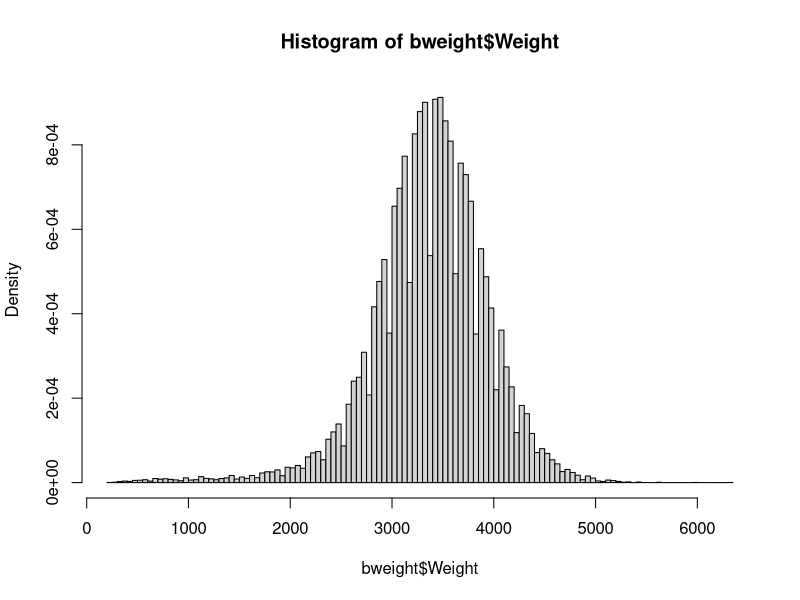
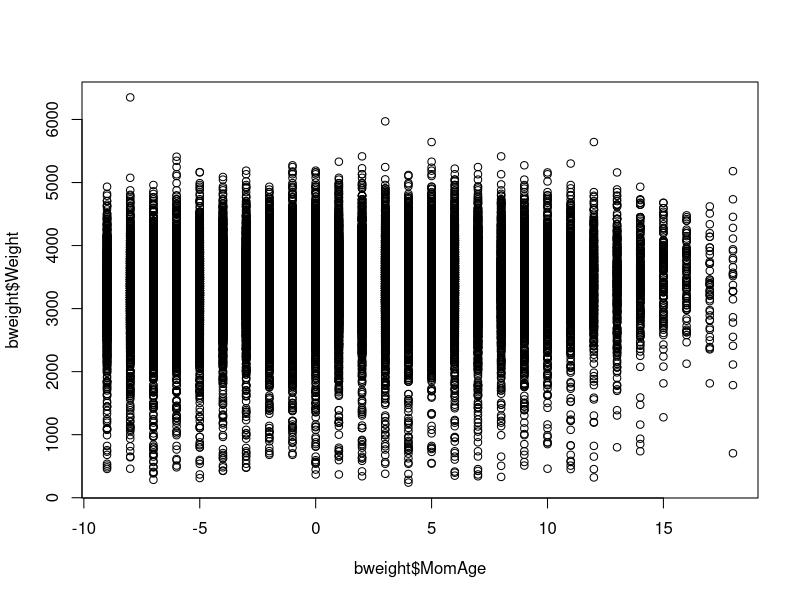
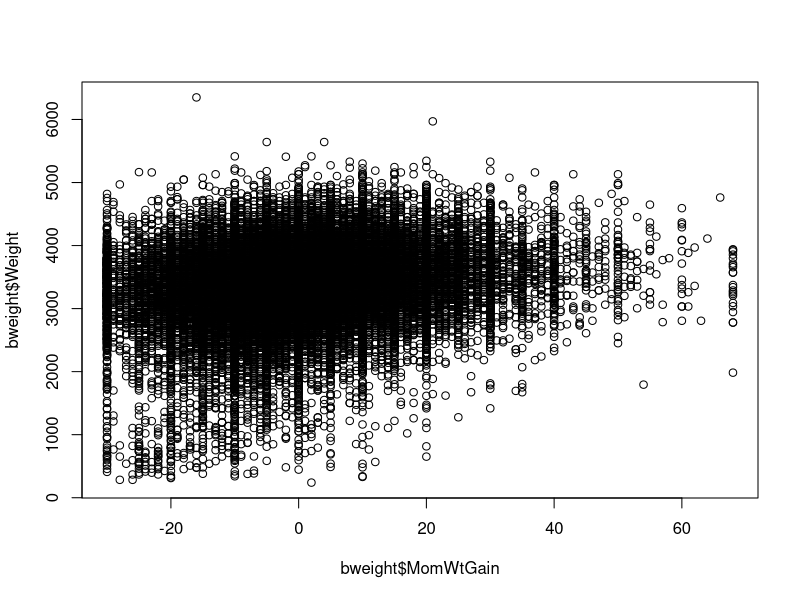
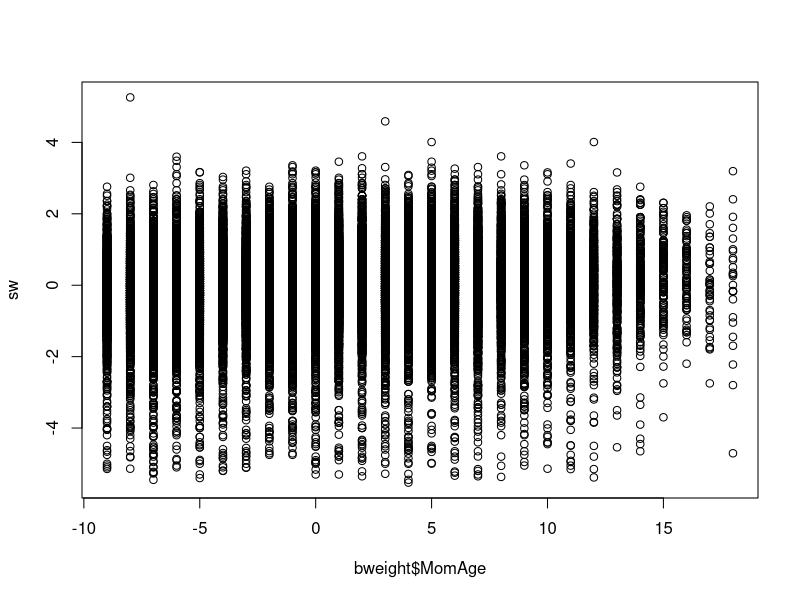
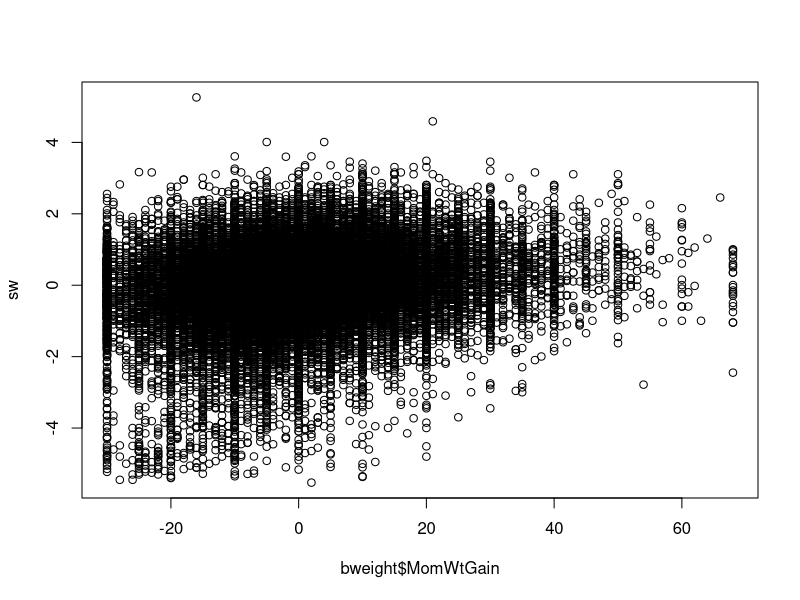
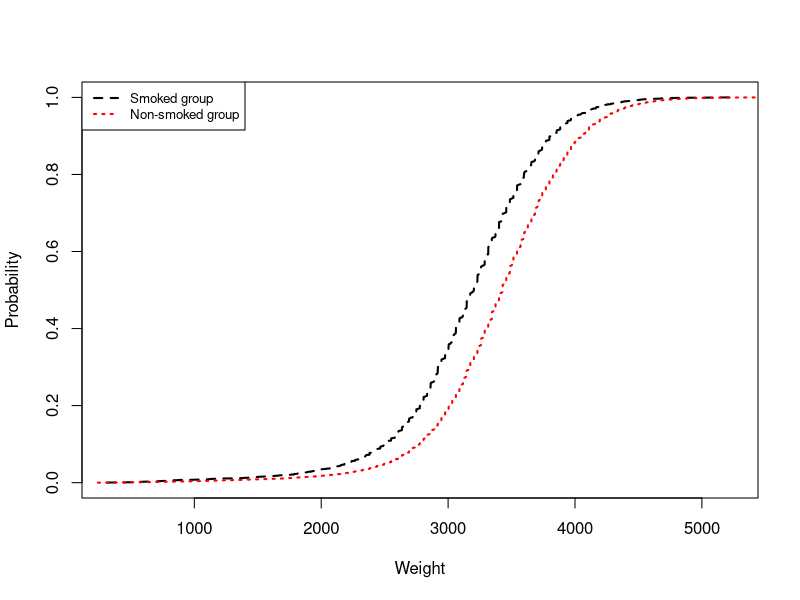

These figures' R source, in order: (Note: a time limit stopped this script after it produced the figures.)
bweight<-read.csv("bweight.csv",header=TRUE)

bweight2 = bweight[,names(bweight)!=c("CigsPerDay")]
data=bweight2
hist(bweight$Weight,breaks=100,prob=T)
mean(bweight$MomSmoke)

plot(bweight$MomAge,bweight$Weight)
plot(bweight$MomWtGain,bweight$Weight)
sw<-(bweight$Weight-mean(bweight$Weight))/sd(bweight$Weight)
plot(bweight$MomAge,sw)
plot(bweight$MomWtGain,sw)


a<-data$Weight[data$MomSmoke==1]
b<-data$Weight[data$MomSmoke==0]
fa<-ecdf(a)
fb<-ecdf(b)
ya<-fa(sort(a))
yb<-fb(sort(b))
plot(sort(a),ya,type="l",lty=2,lwd=2,xlab="Weight",ylab="Probability")
lines(sort(b),yb,type="l",lty=3,lwd=2,col="red")
legend("topleft",legend=c("Smoked group","Non-smoked group"),lty=c(2,3),lwd=c(2,2),col=c("black","red"),cex=0.8)

QTE_MR<-function(data,ToC=1,prob=0.5){
  
  data<-as.data.frame(data) #bweight2
  n<-dim(data)[1];n1<-sum(data$MomSmoke)
  n0<-n-n1
  if(ToC==1){
    m=n1
  }else{
    m=n0
  }
  Treat<-data$MomSmoke
  #PS models
  #logit link
  ps1<-glm(MomSmoke~Black+ Married+ Boy+ MomAge+ as.factor(MomEdLevel),
           data=data,family=binomial)
  ps2<-glm(MomSmoke~Black+ Married+ Boy+ MomAge+ as.factor(MomEdLevel)+
                    + I(MomAge^2), data=data,family=binomial)
  ps3<-glm(MomSmoke~Black+ Married+ Boy+ MomAge+ as.factor(MomEdLevel)+
             + I(MomAge^2)+ Black:MomAge+ Married:MomAge+ Boy:MomAge+ 
             as.factor(MomEdLevel):MomAge, data=data,family=binomial)

  #probit link
  ps4<-glm(MomSmoke~Black+ Married+ Boy+ MomAge+ as.factor(MomEdLevel),
           data=data,family=binomial(link = "probit"))
  ps5<-glm(MomSmoke~Black+ Married+ Boy+ MomAge+ as.factor(MomEdLevel)+
             + I(MomAge^2), data=data,family=binomial(link = "probit"))
  ps6<-glm(MomSmoke~Black+ Married+ Boy+ MomAge+ as.factor(MomEdLevel)+
             + I(MomAge^2)+ Black:MomAge+ Married:MomAge+ Boy:MomAge+ 
             as.factor(MomEdLevel):MomAge, data=data,family=binomial(link = "probit"))
  

  #cloglog link
  ps7<-glm(MomSmoke~Black+ Married+ Boy+ MomAge+ as.factor(MomEdLevel),
           data=data,family=binomial(link = "cloglog"))
  ps8<-glm(MomSmoke~Black+ Married+ Boy+ MomAge+ as.factor(MomEdLevel)+
             + I(MomAge^2), data=data,family=binomial(link = "cloglog"))
  ps9<-glm(MomSmoke~Black+ Married+ Boy+ MomAge+ as.factor(MomEdLevel)+
             + I(MomAge^2)+ Black:MomAge+ Married:MomAge+ Boy:MomAge+ 
             as.factor(MomEdLevel):MomAge, data=data,family=binomial(link = "cloglog"))
  
  #Outcome models
  lr1<-lm(Weight~Black+ Married+ Boy+ MomAge+ as.factor(MomEdLevel),
                 data=data[data$MomSmoke==ToC,])
  lr2<-lm(Weight~Black+ Married+ Boy+ MomAge+ as.factor(MomEdLevel)+
                + I(MomAge^2),data=data[data$MomSmoke==ToC,])
  lr3<-lm(Weight~Black+ Married+ Boy+ MomAge+ as.factor(MomEdLevel)+
            + I(MomAge^2)+ Black:MomAge+ Married:MomAge+ Boy:MomAge+ 
            as.factor(MomEdLevel):MomAge, data=data[data$MomSmoke==ToC,])
  
  beta1<-lr1$coefficients
  beta2<-lr2$coefficients
  beta3<-lr3$coefficients
  
  sig1<-sqrt(sum(lr1$residuals^2)/lr1$df.residual)
  sig2<-sqrt(sum(lr2$residuals^2)/lr2$df.residual)
  sig3<-sqrt(sum(lr3$residuals^2)/lr3$df.residual)
  
  model.X1<-model.matrix(~Black+ Married+ Boy+ MomAge+ as.factor(MomEdLevel),data=data)
  model.X2<-model.matrix(~Black+ Married+ Boy+ MomAge+ as.factor(MomEdLevel)+
                           + I(MomAge^2),data=data)
  model.X3<-model.matrix(~Black+ Married+ Boy+ MomAge+ as.factor(MomEdLevel)+
                           + I(MomAge^2)+ Black:MomAge+ Married:MomAge+ Boy:MomAge+ 
                           as.factor(MomEdLevel):MomAge,data=data)
  
  #outcome model1
  ocm1<-function(x){
    G<-pnorm((x-as.numeric(model.X1%*%beta1))/sig1)
    mean(G)-prob
  }
  #q0<-quantile(data$y[data$z==0],0.5)
  lb <- min(as.numeric(model.X1%*%beta1))+sig1*qnorm(prob)
  ub <- max(as.numeric(model.X1%*%beta1))+sig1*qnorm(prob)
  q_1<-uniroot(ocm1,interval=c(lb,ub))$root
  #uniroot(ocm1,interval=c(-10,15))$root
  #outcome model 2
  ocm2<-function(x){
    G<-pnorm((x-as.numeric(model.X2%*%beta2))/sig2)
    mean(G)-prob
  }
  #q0<-quantile(data$y[data$z==0],0.5)
  lb <- min(as.numeric(model.X2%*%beta2))+sig2*qnorm(prob)
  ub <- max(as.numeric(model.X2%*%beta2))+sig2*qnorm(prob)
  q_2<-uniroot(ocm2,interval=c(lb,ub))$root
  #outcome model3
  ocm3<-function(x){
    G<-pnorm((x-as.numeric(model.X3%*%beta3))/sig3)
    mean(G)-prob
  }
  #q0<-quantile(data$y[data$z==0],0.5)
  lb <- min(as.numeric(model.X3%*%beta3))+sig3*qnorm(prob)
  ub <- max(as.numeric(model.X3%*%beta3))+sig3*qnorm(prob)
  q_3<-uniroot(ocm3,interval=c(lb,ub))$root
  #uniroot(ocm3,interval=c(-10,15))$root
  

  
  G1.i<-ps1$fitted.values
  mG1<-sum(G1.i)/n
  G2.i<-ps2$fitted.values
  mG2<-sum(G2.i)/n
  G3.i<-ps3$fitted.values
  mG3<-sum(G3.i)/n
  
  G4.i<-ps4$fitted.values
  mG4<-sum(G4.i)/n
  G5.i<-ps5$fitted.values
  mG5<-sum(G5.i)/n
  G6.i<-ps6$fitted.values
  mG6<-sum(G6.i)/n
  
  G7.i<-ps7$fitted.values
  mG7<-sum(G7.i)/n
  G8.i<-ps8$fitted.values
  mG8<-sum(G8.i)/n
  G9.i<-ps9$fitted.values
  mG9<-sum(G9.i)/n

  
  G10.i<-pnorm((q_1-as.numeric(model.X1%*%beta1))/sig1)
  mG10<-sum(G10.i)/n
  G11.i<-pnorm((q_2-as.numeric(model.X2%*%beta2))/sig2)
  mG11<-sum(G11.i)/n
  G12.i<-pnorm((q_3-as.numeric(model.X3%*%beta3))/sig3)
  mG12<-sum(G12.i)/n
  
  ########################################MR with all models
  LG_all<-function(r){
    
    -sum( log( 1+r[1]*(mG1-G1.i[Treat==ToC])+r[2]*(mG2-G2.i[Treat==ToC])+r[3]*(mG3-G3.i[Treat==ToC])
                +r[4]*(mG4-G4.i[Treat==ToC])+r[5]*(mG5-G5.i[Treat==ToC])+r[6]*(mG6-G6.i[Treat==ToC])
                +r[7]*(mG7-G7.i[Treat==ToC])+r[8]*(mG8-G8.i[Treat==ToC])+r[9]*(mG9-G9.i[Treat==ToC])
                +r[10]*(mG10-G10.i[Treat==ToC])+r[11]*(mG11-G11.i[Treat==ToC])+r[12]*(mG12-G12.i[Treat==ToC])) ) 
  }
  #opt_1111<-optim(c(0,0,0,0), LG_1111,control=list("maxit"=100,"trace"=FALSE), method="BFGS")
  constr<-cbind(mG1-G1.i[Treat==ToC],mG2-G2.i[Treat==ToC],mG3-G3.i[Treat==ToC],mG4-G4.i[Treat==ToC],
                 mG5-G5.i[Treat==ToC],mG6-G6.i[Treat==ToC],mG7-G7.i[Treat==ToC],mG8-G8.i[Treat==ToC],
                 mG9-G9.i[Treat==ToC],mG10-G10.i[Treat==ToC],mG11-G11.i[Treat==ToC],mG12-G12.i[Treat==ToC])
  opt_all<-constrOptim(rep(0,12), LG_all,grad=NULL,ui=constr,ci=rep(-1,m),control=list("maxit"=100,"trace"=FALSE))
  r<-opt_all$par
  
  w<-1/(1+r[1]*(mG1-G1.i[Treat==ToC])+r[2]*(mG2-G2.i[Treat==ToC])+r[3]*(mG3-G3.i[Treat==ToC])
         +r[4]*(mG4-G4.i[Treat==ToC])+r[5]*(mG5-G5.i[Treat==ToC])+r[6]*(mG6-G6.i[Treat==ToC])
         +r[7]*(mG7-G7.i[Treat==ToC])+r[8]*(mG8-G8.i[Treat==ToC])+r[9]*(mG9-G9.i[Treat==ToC])
         +r[10]*(mG10-G10.i[Treat==ToC])+r[11]*(mG11-G11.i[Treat==ToC])+r[12]*(mG12-G12.i[Treat==ToC]))/m
  w<-w/sum(w)
  #Our method
  q_w<-wtd.quantile(data$Weight[data$MomSmoke==ToC],weights=w,prob)

  return(q_w)
  
}

bsc <- function (t, t0, itmax=100) {
  lo <- 1
  hi <- length(t)
  mid <- .5*(lo+hi)
  mid.lo <- floor(mid)
  mid.hi <- ceiling(mid)
  t.mid.lo <- t[mid.lo]
  t.mid.hi <- t[mid.hi]
  it <- 0
  while ((it<itmax)&((t.mid.lo>=t0)|(t.mid.hi<t0))) {
    if (t.mid.lo>=t0) hi <- mid.lo else lo <- mid.hi
    mid <- .5*(lo+hi)
    mid.lo <- floor(mid)
    mid.hi <- ceiling(mid)
    t.mid.lo <- t[mid.lo]
    t.mid.hi <- t[mid.hi]
    it <- it+1
  }
  mid.hi
}

# weighted quantiles
wtd.quantile <- function (y, weights, probs, normwt=TRUE) {
  od <- order(y)
  yo <- y[od]
  wo <- weights[od]
  if (normwt) wo <- wo/sum(wo)
  n <- length(wo)
  wos <- wo
  for (i in 2:n) wos[i] <- wos[i-1]+wo[i]
  np <- length(probs)
  res <- numeric(np)
  for (k in 1:np) {
    p <- probs[k]
    i.k <- bsc(wos,p)
    res[k] <- yo[i.k]
  }
  res
}

inwei<-function(ps,A,ATT=FALSE){
  w<-rep(NA,length(ps))
  if(!ATT){
    w[A==1]<-c(1/ps)[A==1]
    w[A==0]<-c(1/(1-ps))[A==0]
  }else{
    w[A==1]<-1
    w[A==0]<-c(ps/(1-ps))[A==0]
  }
  return(w)
}

p = seq(0.05,0.95,by=0.05)
qte<-numeric(length(p))
for (i in 1:length(p)){
 q1<-QTE_MR(data=bweight2,ToC=1,prob=p[i])
 q0<-QTE_MR(data=bweight2,ToC=0,prob=p[i])
  qte[i] = q1-q0
    
}

save(dr1,dr2,dr3,qte,file="other_quantiles.Rdata")

n<-dim(bweight2)[1]
QTE_boot<-function(id,x,prob=0.5,ToC){
  x<-x[id,]
  rownames(x)=NULL
  out<-QTE_MR(data=x,ToC=ToC,prob=prob)
  return(out)
}

set.seed(827)
ID<-sample(1:n,500*n,replace=TRUE)
ID<-matrix(ID,500,n)


library(parallel)
cl<-makeCluster(detectCores())
clusterExport(cl,c("QTE_MR","constrOptim","inwei","glm","wtd.quantile","bsc","uniroot","QTE_boot"))
system.time(QTE_q1<-parApply(cl,ID,1,QTE_boot,bweight2,prob=0.5,ToC=1))
system.time(QTE_q0<-parApply(cl,ID,1,QTE_boot,bweight2,prob=0.5,ToC=0))
QTE<-QTE_q1-QTE_q0
save(QTE,QTE_q1,QTE_q0,file="QTE_0.5.Rdata")

q<-matrix(0,19,500)
QTE_q1<-q
QTE_q0<-q
for (i in 1:length(p)){
 QTE_q1[i,]<-parApply(cl,ID,1,QTE_boot,bweight2,prob=p[i],ToC=1)
 QTE_q0[i,]<-parApply(cl,ID,1,QTE_boot,bweight2,prob=p[i],ToC=0)
 q[i,]<-QTE_q1[i,]-QTE_q0[i,]
 if(i%%5==0){print(i)}
}
save(q,QTE_q1,QTE_q0,file="QTE_allp.Rdata")


system.time(QTE_q1<-parApply(cl,ID,1,QTE_boot,bweight2,prob=0.25,ToC=1))
system.time(QTE_q0<-parApply(cl,ID,1,QTE_boot,bweight2,prob=0.25,ToC=0))
QTE<-QTE_q1-QTE_q0
save(QTE,QTE_q1,QTE_q0,file="/u5/y63xie/MacProfile/project3/data_application/QTE_0.25.Rdata")



x1=data.frame(G1.i,G2.i,G3.i)
pairs(x1)

x2=data.frame(G4.i,G5.i,G6.i)
pairs(x2)

x3=data.frame(G7.i,G8.i,G9.i)
pairs(x3)

x4=data.frame(G3.i,G6.i,G9.i)
pairs(x4)
